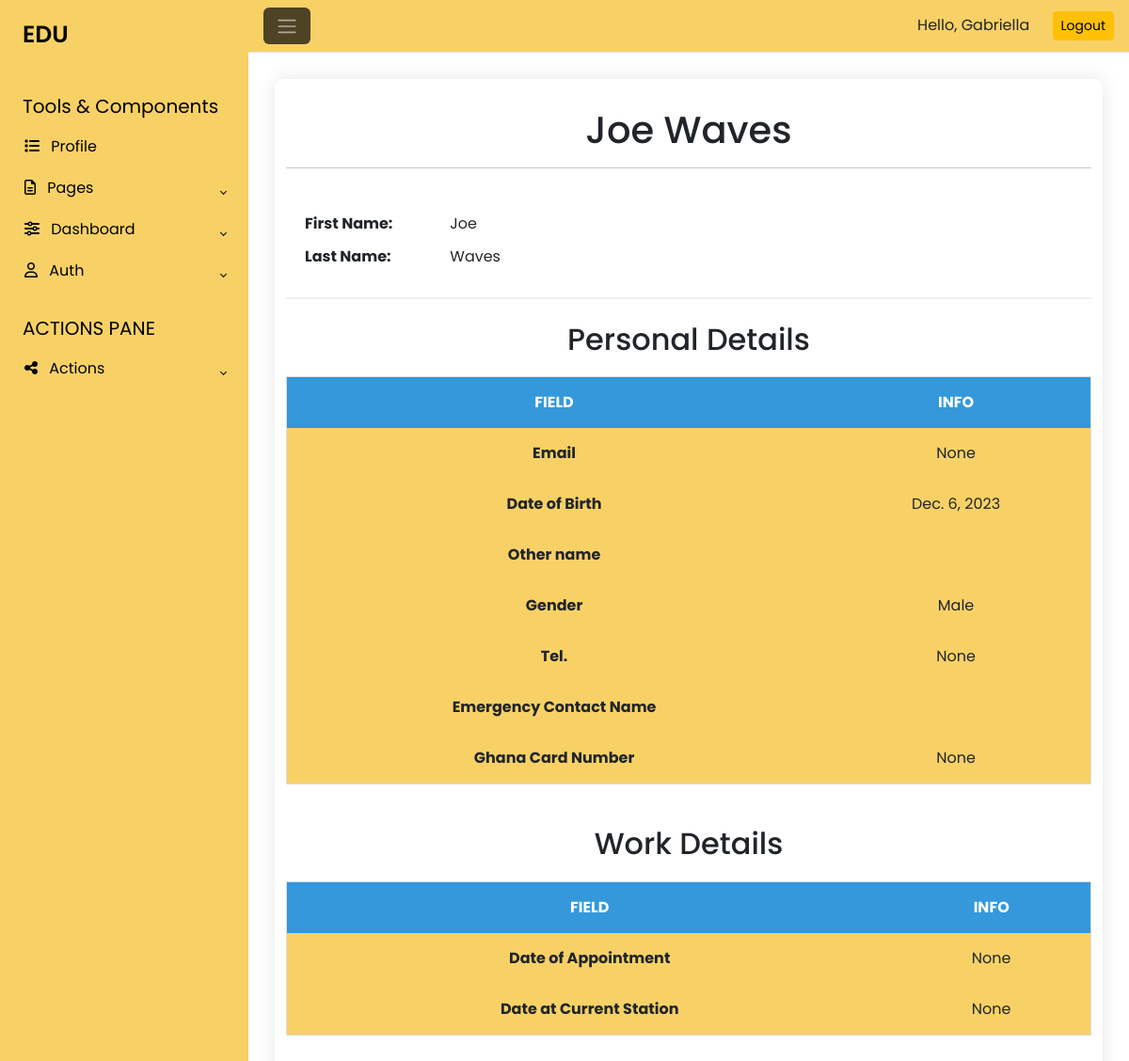
Page /staff/10/ (signed in) on the earlier database version.
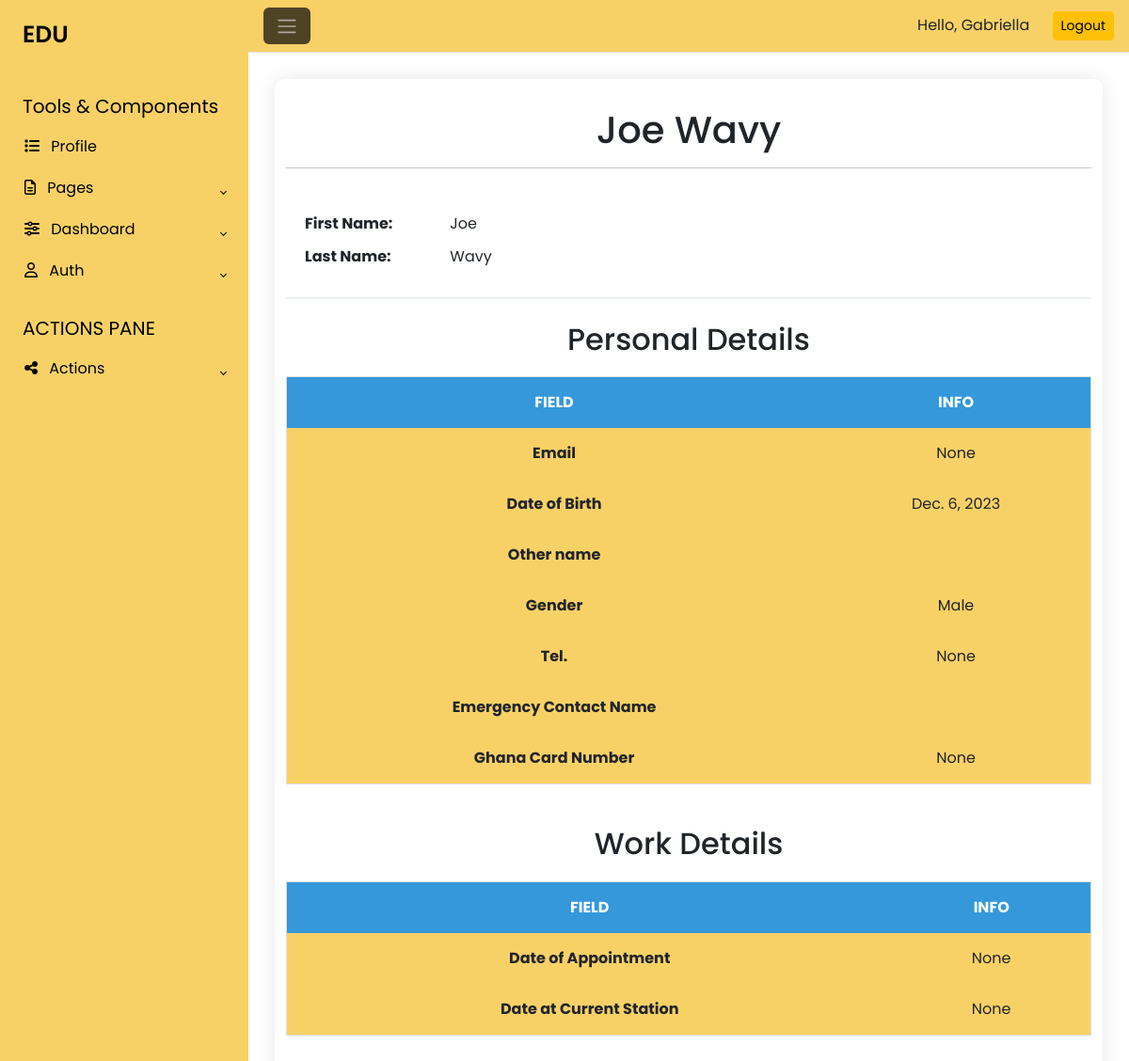
Same page on the later database version.
### EduApp/models.py (models this page shows, shortened)
class Personal(models.Model):
    MALE = 'Male'
    FEMALE = 'Female'
    GENDER_CHOICES = [
        (MALE, 'Male'),
        (FEMALE, 'Female'),
    ]
    first_name = models.CharField(max_length=50)
    last_name = models.CharField(max_length=50)
    other_name = models.CharField(max_length=50, blank=True)
    emergency_contact_name = models.CharField(max_length=50, blank=True)
    date_of_birth = models.DateField(null=True)
    ghana_card_number = models.CharField(max_length=15, null=True, blank=True)
    gender = models.CharField(max_length=10, choices=GENDER_CHOICES)
    phone_number = models.CharField(max_length=10, null=True, blank=True)
    email = models.EmailField(max_length=254, null=True, blank=True)
    date_created = models.DateTimeField(auto_now_add=True)
    profile_pic = models.ImageField( default='default.jpeg', null=True, blank=True)
    user = models.OneToOneField(User, on_delete=models.CASCADE, null=True, blank=True)

class Work(models.Model):
    TEACHING_STAFF = 'Teaching staff'
    NON_TEACHING_STAFF = 'Non teaching staff'
    STAFF_CATEGORY_CHOICES = [
        (TEACHING_STAFF, 'Teaching staff'),
        (NON_TEACHING_STAFF, 'Non teaching staff'),
    ]
    DIRECTOR = 'Director'
    HUMAN_RESOURCE_MANAGEMENT_DEVELOPMENT= 'Human Resource and Development'
    PLANNING_STATISTICS = 'Plannning and Statistics'
    FINANACE_ADMINISTRATION = 'Finance and Administration'
    TEACHING_LEARNING = 'Teaching and Learning'
    DEPARTMENT_CHOICES =[
        (DIRECTOR, 'Director' ),
        (HUMAN_RESOURCE_MANAGEMENT_DEVELOPMENT, 'Human Resource and Development' ),
        (PLANNING_STATISTICS, 'Plannning and Statistics'),
        (FINANACE_ADMINISTRATION, 'Finance and Administration' ),
        (TEACHING_LEARNING, 'Teaching and Learning')
    ]
    date_of_appointment = models.DateField(null=True, blank=True, help_text="Enter your date of current appointment")
    date_at_current_station = models.DateField(null=True, blank=True, help_text="Enter your date of current station")
    ssnit = models.CharField(max_length=10, null=True, blank=True)
    ntc_license_number = models.CharField(max_length=10, null=True, blank=True)
    rank = models.CharField(max_length=10, null=True, blank=True)
    date_promoted_to_rank =  models.CharField(max_length=10, null=True, blank=True)
    staff_category = models.CharField(max_length=20, choices=STAFF_CATEGORY_CHOICES)
    academics= models.CharField(max_length=10, null=True, blank=True)
    professional = models.CharField(max_length=10, null=True, blank=True)
    schedule = models.CharField(max_length=10, null=True, blank=True)
    deaprtment_category = models.CharField(max_length=50, choices=DEPARTMENT_CHOICES)
    personal = models.ForeignKey(Personal, on_delete=models. CASCADE)

### EduApp/views.py (the view)
# urls.py: path('staff/<int:pk_test>/', StaffDetailView.as_view(), name='staff_detail'),
@method_decorator(login_required(login_url='login'), name='dispatch')
class StaffDetailView(DetailView):
    model = Personal
    template_name = 'staff.html'
    context_object_name = 'staff'
    pk_url_kwarg = 'pk_test'
    def get_context_data(self, **kwargs):
        context = super().get_context_data(**kwargs)
        try:
            work_instance = Work.objects.get(personal_id=self.object.id)
        except Work.DoesNotExist:
            work_instance = None
        context['work_instance'] = work_instance
        return context

### templates/staff.html (shortened to what this page needs)
{% load crispy_forms_tags %}
{% load custom_tags %}
{% load static %}
<!DOCTYPE html>
<html lang="en">
<head>
    <link rel="stylesheet" href="{% static 'css/status.css' %}">
    <link rel="stylesheet" href="{% static 'css/preview.css' %}">
    <link rel="stylesheet" href="https://cdn.jsdelivr.net/npm/bootstrap@5.3.2/dist/css/bootstrap.min.css">
</head>
<body>
    <div class="wrapper">
        <aside id="sidebar" style="background-color: #f8d166;">
            <div class="h-100">
                <div class="sidebar-logo">
                    <a href="#">EDU</a>
                </div>
                <ul class="sidebar-nav">
                    <li class="sidebar-header">
                        Tools & Components
                    </li>
                    <li class="sidebar-item">
                        <a href="#" class="sidebar-link">
                            <i class="fa-solid fa-list pe-2"></i>
                            Profile
                        </a>
                    </li>
                    <li class="sidebar-item">
                        <a href="#" class="sidebar-link collapsed" data-bs-toggle="collapse" data-bs-target="#pages"
                            aria-expanded="false" aria-controls="pages">
                            <i class="fa-regular fa-file-lines pe-2"></i>
                            Pages
                        </a>
                    </li>
                    <li class="sidebar-item">
                        <a href="#" class="sidebar-link collapsed" data-bs-toggle="collapse" data-bs-target="#dashboard"
                            aria-expanded="false" aria-controls="dashboard">
                            <i class="fa-solid fa-sliders pe-2"></i>
                            Dashboard
                        </a>
                    </li>
                    <li class="sidebar-item">
                        <a href="#" class="sidebar-link collapsed" data-bs-toggle="collapse" data-bs-target="#auth"
                            aria-expanded="false" aria-controls="auth">
                            <i class="fa-regular fa-user pe-2"></i>
                            Auth
                        </a>
                    </li>
                    <li class="sidebar-header">
                        ACTIONS PANE
                    </li>
                    <li class="sidebar-item">
                        <a href="#" class="sidebar-link collapsed" data-bs-toggle="collapse" data-bs-target="#multi"
                            aria-expanded="false" aria-controls="multi">
                            <i class="fa-solid fa-share-nodes pe-2"></i>
                            Actions
                        </a>
                    </li>
                </ul>
            </div>
        </aside>
        <div class="main">
            <nav class="navbar navbar-expand px-3 border-bottom" style="background-color: #f8d166;">
                <button class="btn" type="button" data-bs-theme="dark" style="background-color:rgba(12, 12, 12, 0.717);">
                    <span class="navbar-toggler-icon"></span>
                </button>
                <div class="ms-auto">
                    {% if request.user.is_authenticated %}
                        <span style="margin-right: 20px;">Hello, {{ request.user.username }} </span>
                        <span><a href="{% url 'logout' %}" class="btn btn-sm btn-warning">Logout</a></span>
                    {% else %}
                        <span><a href="{% url 'login' %}" class="btn btn-sm btn-primary">Login</a></span>
                    {% endif %}
                </div>
            </nav>
            <main class="content px-3 py-2">
                <div class="container-fluid">
                    <div class="container">
                        <h1>{{ staff.first_name }} {{ staff.last_name }}</h1>
                        <hr>
                        <div class="profile-info">
                            <div class="user-details">
                                <p><strong>First Name:</strong> {{ staff.first_name }}</p>
                                <p><strong>Last Name:</strong> {{ staff.last_name }}</p>
                            </div>
                        </div>
                        <br>
                        <h2 style="text-align: center;">Personal Details</h2>
                        <table>
                            <tr>
                                <th>FIELD</th>
                                <th>INFO</th>
                            </tr>
                            <tr>
                                <td><strong>Email</strong></td>
                                <td>{{ staff.email}}</td>
                            </tr>
                            <tr>
                                <td><strong>Date of Birth</strong></td>
                                <td>{{staff.date_of_birth}}</td>
                            </tr>
                            <tr>
                                <td><strong>Other name</strong></td>
                                <td>{{staff.other_name}}</td>
                            </tr>
                            <tr>
                                <td><strong>Gender</strong></td>
                                <td>{{staff.gender}}</td>
                            </tr>
                            <tr>
                                <td><strong>Tel.</strong></td>
                                <td>{{staff.phone_number}}</td>
                            </tr>
                            <tr>
                                <td><strong>Emergency Contact Name</strong></td>
                                <td>{{staff.emergency_contact_name}}</td>
                            </tr>
                            <tr>
                                <td><strong>Ghana Card Number</strong></td>
                                <td>{{staff.ghana_card_number}}</td>
                            </tr>
                        </table>
                        {% if work_instance %}
                        <br>
                            <h2 style="text-align: center;">Work Details</h2>
                            <table>
                                <tr>
                                    <th>FIELD</th>
                                    <th>INFO</th>
                                </tr>
                                <tr>
                                    <td><strong>Date of Appointment</strong></td>
                                    <td>{{ work_instance.date_of_appointment }}</td>
                                </tr>
                                <tr>
                                    <td><strong>Date at Current Station</strong></td>
                                    <td>{{ work_instance.date_at_current_station }}</td>
                                </tr>
                            </table>
                        {% else %}
                            <p>No work information available.</p>
                        {% endif %}
                    </div>
                </div>
        </div>
        </div>
</body>
</html>

### static/css/status.css (style rules this page uses)
body { font-family: Arial, sans-serif; margin: 20px; }
table { width: 100%; border-collapse: collapse; margin-bottom: 20px; }
table, th, td { border: 1px solid #ddd; text-align: center; }
th, td { padding: 12px; text-align: center; }
th { background-color: #f2f2f2; }

### static/css/preview.css (style rules this page uses)
body { font-family: 'Segoe UI', Tahoma, Geneva, Verdana, sans-serif; margin: 0; padding: 0; background-color: #f9f9f9; color: #333; }
.container { max-width: 800px; margin: 20px auto; background-color: #fff; padding: 30px; border-radius: 10px; box-shadow: 0 0 20px rgba(0, 0, 0, 0.1); }
h1 { text-align: center; color: #3498db; }
table { width: 100%; border-collapse: collapse; margin-top: 20px; }
th, td { padding: 15px; text-align: center; border-bottom: 1px solid #ecf0f1; }
th { background-color: #3498db; color: #fff; }
td { background-color: #f8d166; }
.profile-info { display: flex; align-items: center; justify-content: space-between; padding: 20px 0; border-bottom: 2px solid #ecf0f1; }
.user-details { flex-grow: 1; margin-left: 20px; }
.user-details p { margin: 10px 0; font-size: 16px; line-height: 1.6; }
.user-details p strong { display: inline-block; width: 150px; font-weight: bold; }

### templates/staff.html (style rules this page uses)
body { font-family: 'Poppins', sans-serif; margin: 0; }
a { cursor: pointer; text-decoration: none; font-family: 'Poppins', sans-serif; }
li { list-style: none; }
.wrapper { align-items: stretch; display: flex; width: 100%; }
#sidebar { max-width: 264px; min-width: 264px; transition: all 0.35s ease-in-out; z-index: 1111; }
.main { display: flex; flex-direction: column; min-height: 100vh; width: 100%; overflow: hidden; transition: all 0.35s ease-in-out; }
.sidebar-logo { padding: 1.15rem 1.5rem; color: black; }
.sidebar-logo a { color: black; font-size: 25px; font-weight: 600; }
.sidebar-nav { padding: 0; }
.sidebar-header { color: rgb(0, 0, 0); font-size: 20px; padding: 1.5rem 1.5rem .375rem; }
a.sidebar-link { padding: .625rem 1.625rem; color: black; position: relative; display: block; font-size: 1rem; }
.sidebar-link[data-bs-toggle="collapse"]::after { border: solid; border-width: 0 .075rem .075rem 0; content: ""; display: inline-block; padding: 2px; position: absolute; right: 1.5rem; top: 1.4rem; transform: rotate(-135deg); transition: all .2s ease-out; }
.sidebar-link[data-bs-toggle="collapse"].collapsed::after { transform: rotate(45deg); transition: all .2s ease-out; }
.content { flex: 1; max-width: 100vw; width: 100vw; }
@media (min-width:768px) { .content { width: auto; } }

Differences in the rows shown:
changed Personal "Joe": last_name "Waves" → "Wavy"
